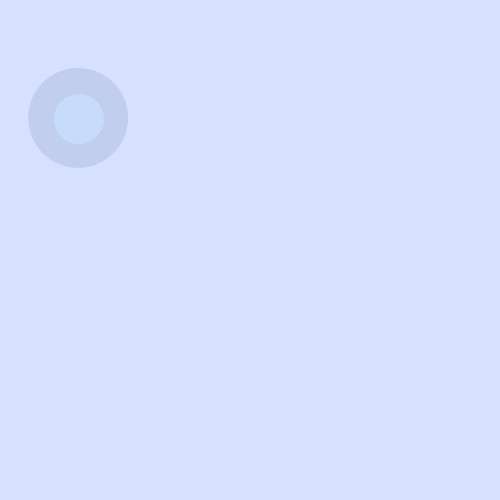
Frame 1 (no input)
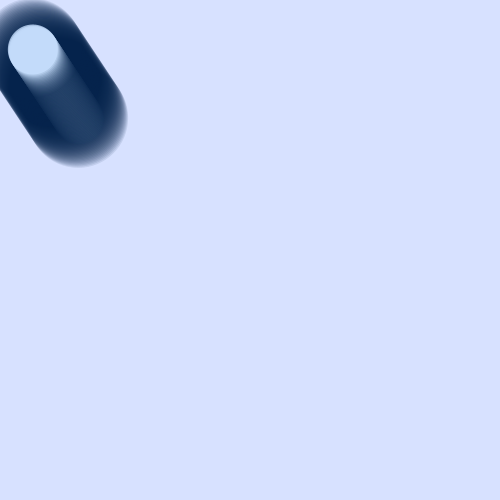
Frame 60 (the mouse pressed at the canvas centre just before this capture)
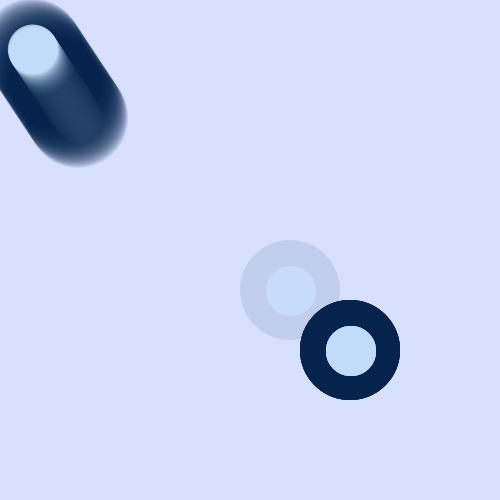
Frame 120 (the mouse held since frame 60 and released just before this capture)

The Processing sketch that drew these frames (run headless with seeded random() and noise(); from frame 60 on, the mouse is pressed at the canvas centre):

// Processing sketch: processing_61931
// ── processing_61931.pde

float diff = 100;
void setup() {
  size(500, 500);
  background(215, 225, 255);
  smooth();
}

void draw() {
  float followX = mouseX + diff;
  float followY = mouseY + diff;
  float r = 0.1;
  diff = diff - 1;

  if (followX < 0 || followX > 500) {
    diff = 100;
  }

  if (followY < 0 || followY > 500) {
    diff = 100;
  }

  if (mousePressed == true) {
    diff = 100;
    ring(followX, followY, 100, 100);
  }
  else if (mousePressed == false) {
    //translate(width/2, height/2);
    r = r + 0.1;
    rotate(r);
    ring(followX, followY, 100, 100);
    //translate(-width/8, -height/8);
  }
}

void ring(float x, float y, float wdth, float hght) {
  float diffX = 1;
  float diffY = 1;

  noStroke();
  fill(0, 30, 75, 25);
  ellipse(x, y, wdth, hght);
  fill(200, 225, 255, 200);
  ellipse(x+diffX, y+diffY, wdth/2, hght/2);
}

void mouseClicked() {
  save(frameCount+".jpg");
}
